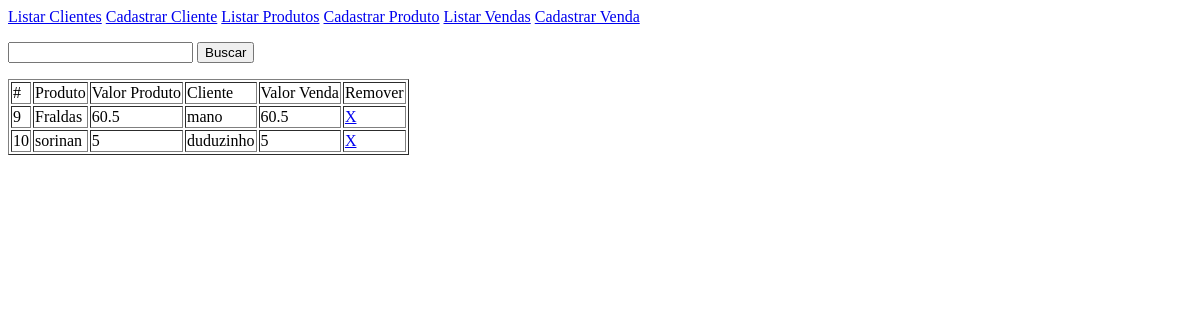
/venda_listar.php, run on an earlier commit of the app's database.
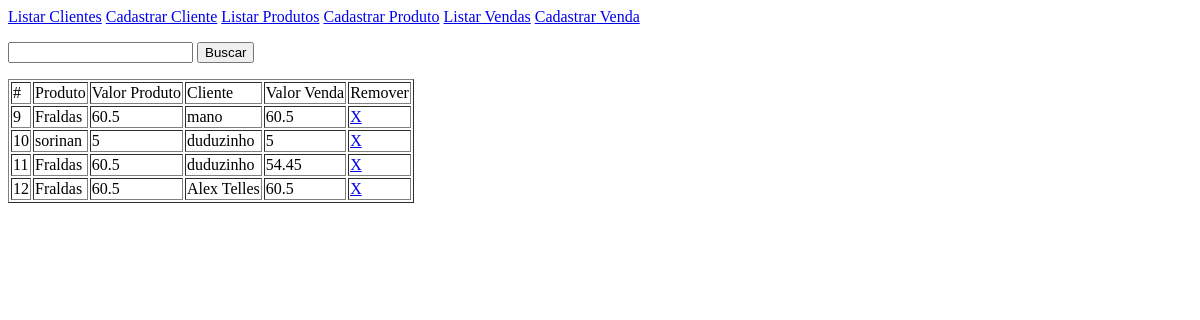
And on a later commit of the database.
### tables this page shows
CREATE TABLE venda ( id integer primary key autoincrement, produto integer references produto (id), cliente integer references cliente (id), datahora datetime, valor float );

### venda_listar.php (the view, shortened to what this page needs)
<?php
	$busca = '';
	$sql = " select v.id, p.anvisa, p.nome pnome, p.valor pvalor, c.cpf, c.nome cnome, v.valor vvalor from venda v join cliente c on c.id = v.cliente join produto p on p.id = v.produto where p.nome || c.nome like '%" . $busca . "%' ";
	$conexao = new pdo ('sqlite:banco.sqlite');
	$resultado = $conexao->query($sql)->fetchAll();
?>
<html>
	<head>
	</head>
	<body>
<?php
		require 'menu.php';
?>
		<form id="busca">
			<p>
				<input type="text" name="busca" autocomplete="off" />
				<button type="submit" formmethod="post" formaction="venda_listar.php">Buscar</button>
			</p>
		</form>
		<table border="1">
			<tr>
				<td>#</td>
				<td>Produto</td>
				<td>Valor Produto</td>
				<td>Cliente</td>
				<td>Valor Venda</td>
				<td>Remover</td>
			</tr>
<?php
	foreach ( $resultado as $tupla ) {
?>
			<tr>
				<td><?php print $tupla['id']; ?></td>
				<td><?php print $tupla['pnome']; ?></td>
				<td><?php print $tupla['pvalor']; ?></td>
				<td><?php print $tupla['cnome']; ?></td>
				<td><?php print $tupla['vvalor']; ?></td>
				<td><a href="venda_delete.php?id=<?php print $tupla['id']; ?>"> X </a></td>
			</tr>
<?php
	}
?>
		</table>
	</body>
</html>

What changed in the data, as far as the page shows it:
added venda: id "11", pnome "Fraldas", pvalor "60.5", cnome "duduzinho", vvalor "54.45"
added venda: id "12", pnome "Fraldas", pvalor "60.5", cnome "Alex Telles", vvalor "60.5"
